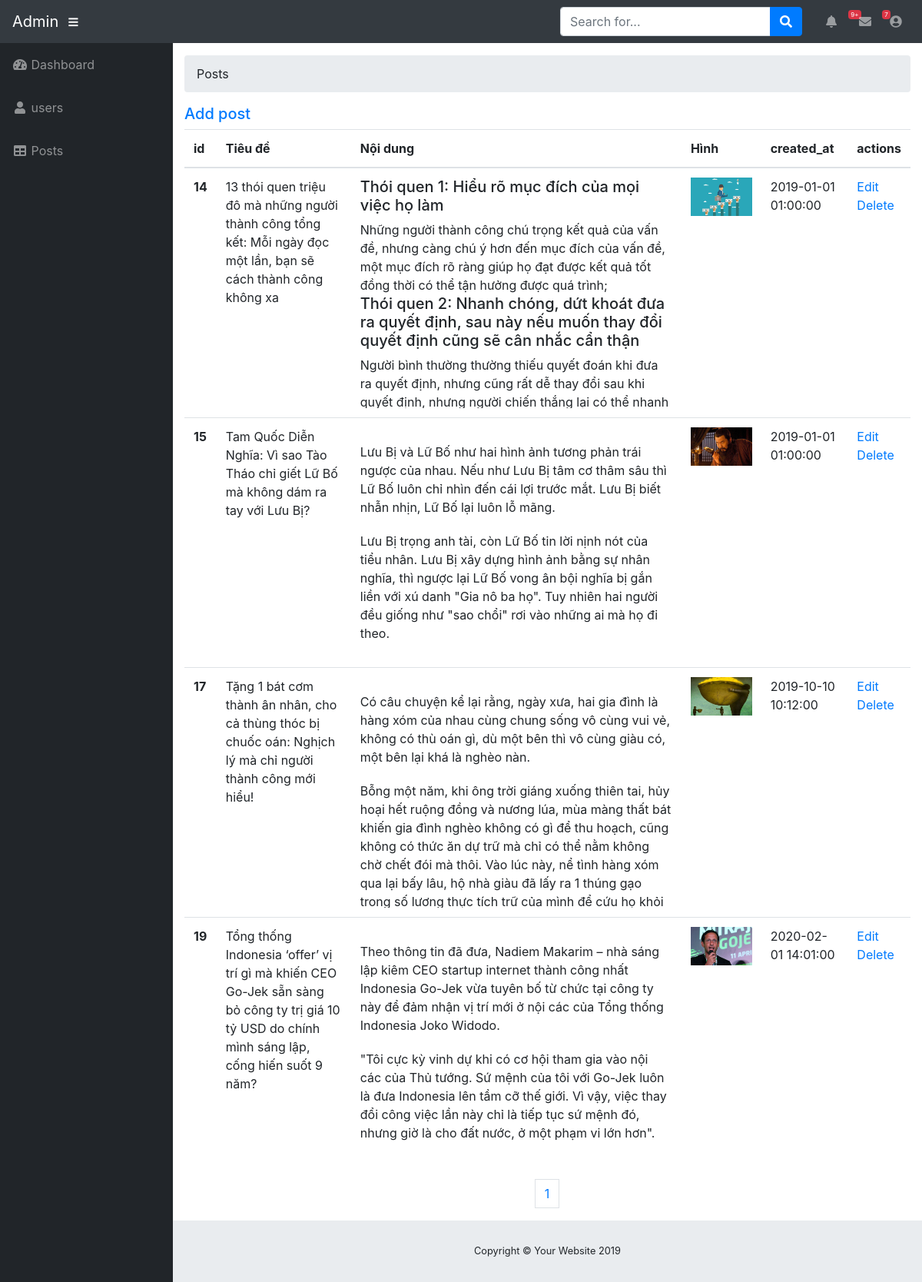
/admin/index.php?controller=posts&action=index&page=2 (signed in), run on an earlier commit of the app's database.
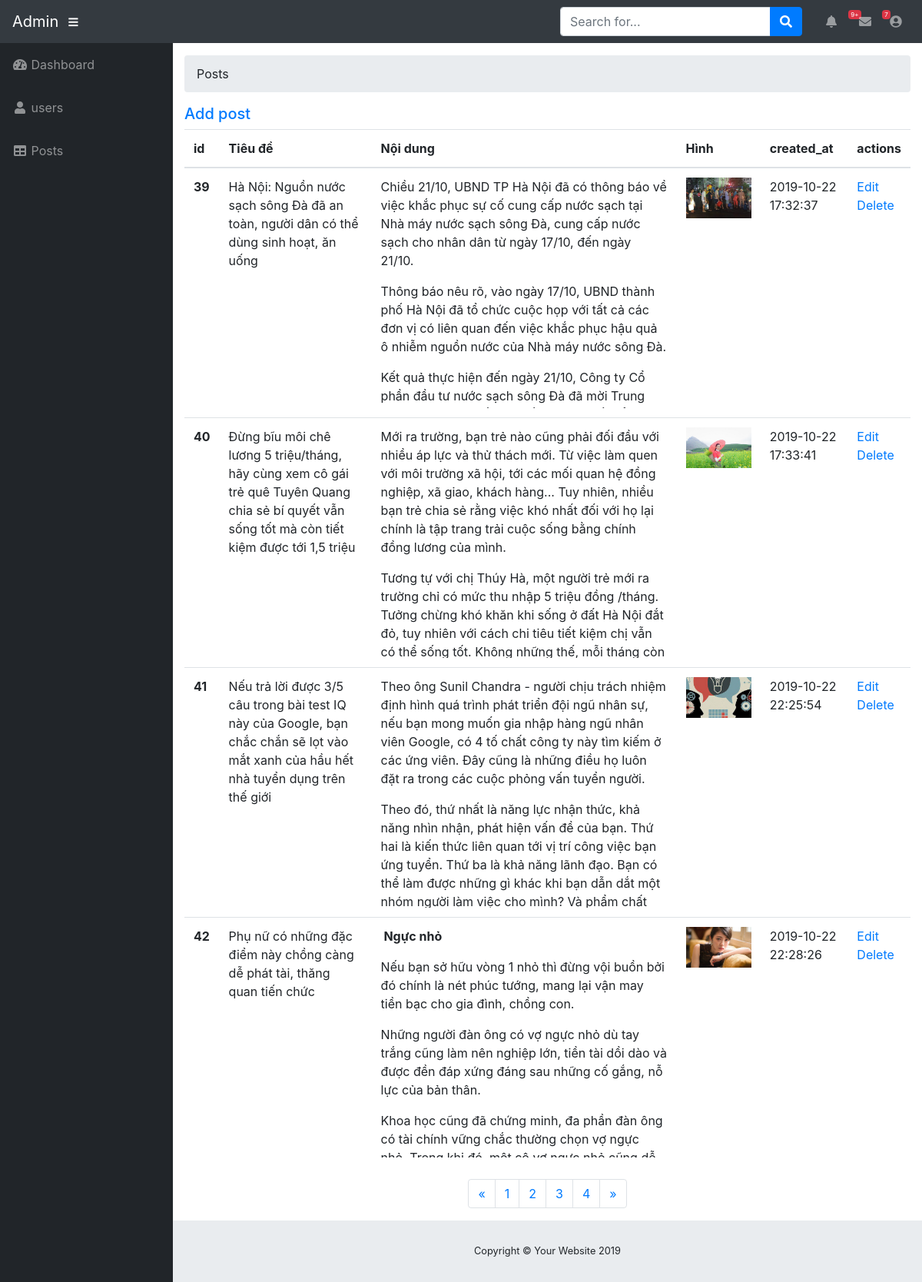
And on a later commit of the database.
### tables this page shows
CREATE TABLE `posts` (
  `id_post` int(11) NOT NULL AUTO_INCREMENT,
  `tieude` varchar(255) DEFAULT NULL,
  `noidung` longtext NOT NULL,
  `hinh` varchar(255) NOT NULL,
  `created_at` datetime DEFAULT CURRENT_TIMESTAMP,
  PRIMARY KEY (`id_post`)
);

### admin/app/controllers/postController.php (called while the page is built, shortened)
<?php
class postController{
    public function index(){
        $model = new postModel();
        $result = $model->getAll();
        $total_records = $result->num_rows;
        $current_page = isset($_GET['page']) ? $_GET['page'] : 1;
        $limit = 4;
        $total_page = ceil($total_records / $limit);
        if ($current_page > $total_page){
            $current_page = $total_page;
        }else if ($current_page < 1){
            $current_page = 1;
        }
        $start = ($current_page - 1) * $limit;
        $result = $model->getAll($start,$limit);
        include_once "app/views/posts/index.php";
    }
}

### admin/app/models/Database.php (called while the page is built, shortened)
<?php
class database {
    public $connection;
    public function __construct()
    {
        if (!$this->connection) {
            $this->connection = mysqli_connect(self::DATABASE_SERVER, self::DATABASE_USER,
                self::DATABASE_PASSWORD, self::DATABASE_NAME);
        }
    }
}

### admin/app/models/postModel.php (called while the page is built, shortened)
<?php
class postModel extends database
{
    function getAll($start = -1, $limit = -1){
        $sql = "SELECT * FROM posts ";
        if($start>-1 && $limit>1){
            $sql.=" LIMIT $start,$limit";
        }
        $result = mysqli_query($this->connection, $sql);
        return $result;
    }
}

### admin/app/views/posts/index.php (the view, shortened to what this page needs)
<?php
include_once "app/views/partial/header.php";
?>
    <div id="wrapper">
        <?php
        include_once "app/views/partial/slidebar.php";
        ?>
        <div id="content-wrapper">
            <div class="container-fluid">
                <ol class="breadcrumb">
                    <li class="breadcrumb-item">
                        <a>Posts</a>
                    </li>
                </ol>
                <div class="row">
                    <div class="col-md-12">
                        <h5><a href="index.php?controller=posts&action=create">Add post</a></h5>
                        <table class="table">
                            <thead>
                            <tr>
                                <th scope="col">id</th>
                                <th scope="col">Tiêu đề</th>
                                <th scope="col">Nội dung</th>
                                <th scope="col">Hình</th>
                                <th scope="col">created_at</th>
                                <th scope="col">
                                    actions
                                </th>
                            </tr>
                            </thead>
                            <tbody>
                            <?php
                            if (mysqli_num_rows($result) > 0) {
                                while ($row = mysqli_fetch_assoc($result)) {
                                    ?>
                                    <tr>
                                        <th scope="col"><?= $row['id_post'] ?></th>
                                        <td><?= $row['tieude'] ?></td>
                                        <td>
                                            <div style=" height: 300px;overflow-x: scroll;">
                                                <?= $row['noidung'] ?>
                                            </div>
                                        </td>
                                        <td><img src="../assets/images/<?= $row['hinh'] ?>" width="100%"/></td>
                                        <td><?= $row['created_at'] ?></td>
                                        <td>
                                            <div>
                                                <a class=""
                                                   href="index.php?controller=posts&action=edit&id_post=<?= $row['id_post'] ?>">Edit</a>
                                            </div>
                                            <div>
                                                <a class=""
                                                   href="index.php?controller=posts&action=delete&id_post=<?= $row['id_post'] ?>"
                                                   onclick='return xacnhan();'>Delete</a>
                                            </div>
                                        </td>
                                    </tr>
                                    <?php
                                }
                            } else {
                                echo "<br> Không có bản ghi nào trong CSDL";
                            }
                            ?>
                            </tbody>
                        </table>
                    </div>
                    <div class="" style="margin: 0 auto; text-align: center;">
                        <nav aria-label="Page navigation example">
                            <ul class="pagination">
                                <li class="page-item">
                                    <?php
                                    if ($current_page > 1 && $total_page > 1) { ?>
                                        <a class="page-link" href="
                                               index.php?controller=posts&action=index&page=<?= ($current_page - 1) ?>"
                                           aria-label="Previous">
                                            <span aria-hidden="true">&laquo;</span>
                                        </a>
                                    <?php } ?>
                                </li>
                                <?php
                                for ($i = 1; $i <= $total_page; $i++) {
                                    if ($i == $current_page) { ?>
                                        <li class="page-item"><a class="page-link"
                                                                 href="index.php?controller=posts&action=index&page=<?= $i ?>"><?= $i ?></a>
                                        </li>
                                        <?php
                                    } else { ?>
                                        <li class="page-item"><a class="page-link"
                                                                 href="index.php?controller=posts&action=index&page=<?= $i ?>"><?= $i ?></a>
                                        </li>
                                        <?php
                                    }
                                } ?>
                                <li class="page-item">
                                    <?php
                                    if ($current_page < $total_page && $total_page > 1) {
                                        ?>
                                        <a class="page-link"
                                           href="index.php?controller=posts&action=index&page=<?= ($current_page + 1) ?>"
                                           aria-label="Next">
                                            <span aria-hidden="true">&raquo;</span>
                                        </a>
                                        <?php
                                    }
                                    ?>
                                </li>
                            </ul>
                        </nav>
                    </div>
                </div>
            </div>
            <footer class="sticky-footer">
                <div class="container my-auto">
                    <div class="copyright text-center my-auto">
                        <span>Copyright © Your Website 2019</span>
                    </div>
                </div>
            </footer>
        </div>
    </div>
<?php
include_once "app/views/partial/footer.php";
?>

### admin/index.php (shortened to what this page needs)
<?php
include_once "app/route.php";
include_once "app/models/database.php";
include_once "app/controllers/postController.php";
include_once "app/models/postModel.php";
if(isset($_GET["controller"])){
    $controller=$_GET["controller"];
}elseif(isset($_POST["controller"])){
    $controller=$_POST["controller"];
} else{
    $controller="index";
}
switch ($controller) {
    case "posts":
        $route = new \App\route();
        $route->postRoute();
        break;
}

### admin/app/route.php (shortened to what this page needs)
<?php
class route {
    public function postRoute(){
        if ($_REQUEST["controller"] == 'posts') {
            $controller = new postController();
            if($_REQUEST["action"] == 'index'){
                $controller->index();
            }
        }
    }
}

### admin/app/views/partial/header.php (shortened to what this page needs)
<!DOCTYPE html>
<html lang="en">
<head>
    <link href="assets/vendor/fontawesome-free/css/all.min.css" rel="stylesheet" type="text/css">
    <link href="assets/vendor/datatables/dataTables.bootstrap4.css" rel="stylesheet">
    <link href="assets/css/sb-admin.css" rel="stylesheet">
</head>
<body id="page-top">
<nav class="navbar navbar-expand navbar-dark bg-dark static-top">
    <a class="navbar-brand mr-1" href="index.php?controller=index&action=index">Admin</a>
    <button class="btn btn-link btn-sm text-white order-1 order-sm-0" id="sidebarToggle" href="#">
        <i class="fas fa-bars"></i>
    </button>
    <form class="d-none d-md-inline-block form-inline ml-auto mr-0 mr-md-3 my-2 my-md-0">
        <div class="input-group">
            <input type="text" class="form-control" placeholder="Search for..." aria-label="Search" aria-describedby="basic-addon2">
            <div class="input-group-append">
                <button class="btn btn-primary" type="button">
                    <i class="fas fa-search"></i>
                </button>
            </div>
        </div>
    </form>
    <ul class="navbar-nav ml-auto ml-md-0">
        <li class="nav-item dropdown no-arrow mx-1">
            <a class="nav-link dropdown-toggle" href="#" id="alertsDropdown" role="button" data-toggle="dropdown" aria-haspopup="true" aria-expanded="false">
                <i class="fas fa-bell fa-fw"></i>
                <span class="badge badge-danger">9+</span>
            </a>
        </li>
        <li class="nav-item dropdown no-arrow mx-1">
            <a class="nav-link dropdown-toggle" href="#" id="messagesDropdown" role="button" data-toggle="dropdown" aria-haspopup="true" aria-expanded="false">
                <i class="fas fa-envelope fa-fw"></i>
                <span class="badge badge-danger">7</span>
            </a>
        </li>
        <li class="nav-item dropdown no-arrow">
            <a class="nav-link dropdown-toggle" href="#" id="userDropdown" role="button" data-toggle="dropdown" aria-haspopup="true" aria-expanded="false">
                <i class="fas fa-user-circle fa-fw"></i>
            </a>
        </li>
    </ul>
</nav>

### admin/app/views/partial/slidebar.php
<ul class="sidebar navbar-nav">
    <li class="nav-item">
        <a class="nav-link" href="">
            <i class="fas fa-fw fa-tachometer-alt"></i>
            <span>Dashboard</span>
        </a>
    </li>
    <li class="nav-item">
        <a class="nav-link" href="index.php?controller=users&action=index">
            <i class="fas fa-fw fa-user"></i>
            <span>users</span></a>
    </li>
    <li class="nav-item">
        <a class="nav-link" href="index.php?controller=posts&action=index">
            <i class="fas fa-fw fa-table"></i>
            <span>Posts</span></a>
    </li>
</ul>

### admin/app/views/partial/footer.php (shortened to what this page needs)
</body>
</html>

What changed in the data, as far as the page shows it:
no longer on this page (row edited): posts: id_post "14", tieude "13 thói quen triệu đô mà những người thành công tổng kết: Mỗi ngày đọc một lần, bạn sẽ cách thành công không xa", noidung "Thói quen 1: Hiểu rõ mục đích của mọi việc họ làm Những người thành công chú trọng kết quả của vấn đề, nhưng càng chú ý hơn đến mục đích của vấn đề, một mục đích rõ ràng giúp họ đạt được kết quả tốt đồng thời có thể tận hưởng được quá trình; Thói quen 2: Nhanh chóng, dứt khoát đưa ra quyết định, sau này nếu muốn thay đổi quyết định cũng sẽ cân nhắc cẩn thận Người bình thường thường thiếu quyết đoán khi đưa ra quyết định, nhưng cũng rất dễ thay đổi sau khi quyết định, nhưng người chiến thắng lại có thể nhanh…", hinh (picture), created_at "2019-01-01 01:00:00"
no longer on this page (row unchanged): posts: id_post "15", tieude "Tam Quốc Diễn Nghĩa: Vì sao Tào Tháo chỉ giết Lữ Bố mà không dám ra tay với Lưu Bị?", noidung "Lưu Bị và Lữ Bố như hai hình ảnh tương phản trái ngược của nhau. Nếu như Lưu Bị tâm cơ thâm sâu thì Lữ Bố luôn chỉ nhìn đến cái lợi trước mắt. Lưu Bị biết nhẫn nhịn, Lữ Bố lại luôn lỗ mãng. Lưu Bị trọng anh tài, còn Lữ Bố tin lời nịnh nót của tiểu nhân. Lưu Bị xây dựng hình ảnh bằng sự nhân nghĩa, thì ngược lại Lữ Bố vong ân bội nghĩa bị gắn liền với xú danh \"Gia nô ba họ\". Tuy nhiên hai người đều giống như \"sao chổi\" rơi vào những ai mà họ đi theo.", hinh (picture), created_at "2019-01-01 01:00:00"
no longer on this page (row unchanged): posts: id_post "17", tieude "Tặng 1 bát cơm thành ân nhân, cho cả thùng thóc bị chuốc oán: Nghịch lý mà chỉ người thành công mới hiểu!", noidung "Có câu chuyện kể lại rằng, ngày xưa, hai gia đình là hàng xóm của nhau cùng chung sống vô cùng vui vẻ, không có thù oán gì, dù một bên thì vô cùng giàu có, một bên lại khá là nghèo nàn. Bỗng một năm, khi ông trời giáng xuống thiên tai, hủy hoại hết ruộng đồng và nương lúa, mùa màng thất bát khiến gia đình nghèo không có gì để thu hoạch, cũng không có thức ăn dự trữ mà chỉ có thể nằm không chờ chết đói mà thôi. Vào lúc này, nể tình hàng xóm qua lại bấy lâu, hộ nhà giàu đã lấy ra 1 thúng gạo trong số lương thực tích trữ của mình để cứu họ khỏi…", hinh (picture), created_at "2019-10-10 10:12:00"
no longer on this page (row unchanged): posts: id_post "19", tieude "Tổng thống Indonesia ‘offer’ vị trí gì mà khiến CEO Go-Jek sẵn sàng bỏ công ty trị giá 10 tỷ USD do chính mình sáng lập, cống hiến suốt 9 năm?", noidung "Theo thông tin đã đưa, Nadiem Makarim – nhà sáng lập kiêm CEO startup internet thành công nhất Indonesia Go-Jek vừa tuyên bố từ chức tại công ty này để đảm nhận vị trí mới ở nội các của Tổng thống Indonesia Joko Widodo. \"Tôi cực kỳ vinh dự khi có cơ hội tham gia vào nội các của Thủ tướng. Sứ mệnh của tôi với Go-Jek luôn là đưa Indonesia lên tầm cỡ thế giới. Vì vậy, việc thay đổi công việc lần này chỉ là tiếp tục sứ mệnh đó, nhưng giờ là cho đất nước, ở một phạm vi lớn hơn\".", hinh (picture), created_at "2020-02-01 14:01:00"
added posts: id_post "39", tieude "Hà Nội: Nguồn nước sạch sông Đà đã an toàn, người dân có thể dùng sinh hoạt, ăn uống", noidung "Chiều 21/10, UBND TP Hà Nội đã có thông báo về việc khắc phục sự cố cung cấp nước sạch tại Nhà máy nước sạch sông Đà, cung cấp nước sạch cho nhân dân từ ngày 17/10, đến ngày 21/10. Thông báo nêu rõ, vào ngày 17/10, UBND thành phố Hà Nội đã tổ chức cuộc họp với tất cả các đơn vị có liên quan đến việc khắc phục hậu quả ô nhiễm nguồn nước của Nhà máy nước sông Đà. Kết quả thực hiện đến ngày 21/10, Công ty Cổ phần đầu tư nước sạch sông Đà đã mời Trung…", hinh (picture), created_at "2019-10-22 17:32:37"
added posts: id_post "40", tieude "Đừng bĩu môi chê lương 5 triệu/tháng, hãy cùng xem cô gái trẻ quê Tuyên Quang chia sẻ bí quyết vẫn sống tốt mà còn tiết kiệm được tới 1,5 triệu", noidung "Mới ra trường, bạn trẻ nào cũng phải đối đầu với nhiều áp lực và thử thách mới. Từ việc làm quen với môi trường xã hội, tới các mối quan hệ đồng nghiệp, xã giao, khách hàng... Tuy nhiên, nhiều bạn trẻ chia sẻ rằng việc khó nhất đối với họ lại chính là tập trang trải cuộc sống bằng chính đồng lương của mình. Tương tự với chị Thúy Hà, một người trẻ mới ra trường chỉ có mức thu nhập 5 triệu đồng /tháng. Tưởng chừng khó khăn khi sống ở đất Hà Nội đắt đỏ, tuy nhiên với cách chi tiêu tiết kiệm chị vẫn có thể sống tốt. Không những thế, mỗi tháng còn…", hinh (picture), created_at "2019-10-22 17:33:41"
added posts: id_post "41", tieude "Nếu trả lời được 3/5 câu trong bài test IQ này của Google, bạn chắc chắn sẽ lọt vào mắt xanh của hầu hết nhà tuyển dụng trên thế giới", noidung "Theo ông Sunil Chandra - người chịu trách nhiệm định hình quá trình phát triển đội ngũ nhân sự, nếu bạn mong muốn gia nhập hàng ngũ nhân viên Google, có 4 tố chất công ty này tìm kiếm ở các ứng viên. Đây cũng là những điều họ luôn đặt ra trong các cuộc phỏng vấn tuyển người. Theo đó, thứ nhất là năng lực nhận thức, khả năng nhìn nhận, phát hiện vấn đề của bạn. Thứ hai là kiến thức liên quan tới vị trí công việc bạn ứng tuyển. Thứ ba là khả năng lãnh đạo. Bạn có thể làm được những gì khác khi bạn dẫn dắt một nhóm người làm việc cho mình? Và phẩm chất…", hinh (picture), created_at "2019-10-22 22:25:54"
added posts: id_post "42", tieude "Phụ nữ có những đặc điểm này chồng càng dễ phát tài, thăng quan tiến chức", noidung "Ngực nhỏ Nếu bạn sở hữu vòng 1 nhỏ thì đừng vội buồn bởi đó chính là nét phúc tướng, mang lại vận may tiền bạc cho gia đình, chồng con. Những người đàn ông có vợ ngực nhỏ dù tay trắng cũng làm nên nghiệp lớn, tiền tài dồi dào và được đền đáp xứng đáng sau những cố gắng, nỗ lực của bản thân. Khoa học cũng đã chứng minh, đa phần đàn ông có tài chính vững chắc thường chọn vợ ngực…", hinh (picture), created_at "2019-10-22 22:28:26"
Also different on the page:
list line gone: "1"
new list line: "1"
new list line: "2"
new list line: "3"
new list line: "4"
